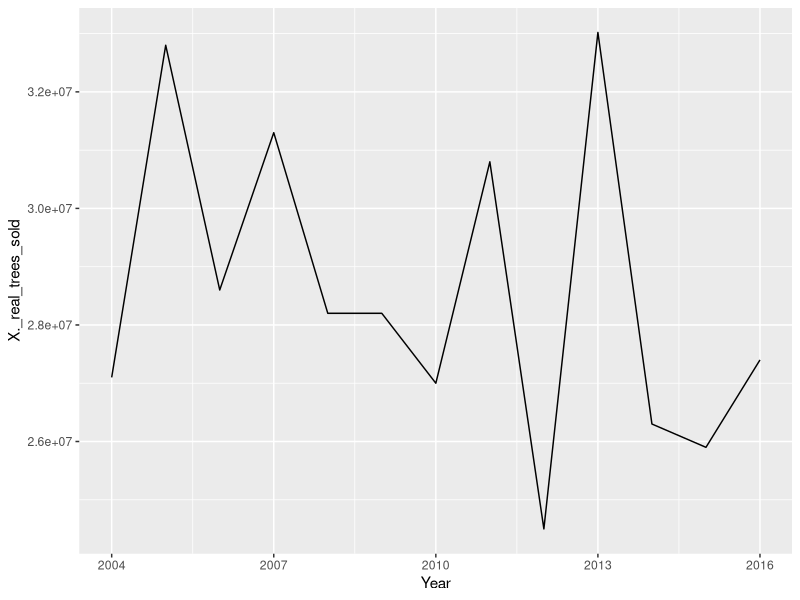
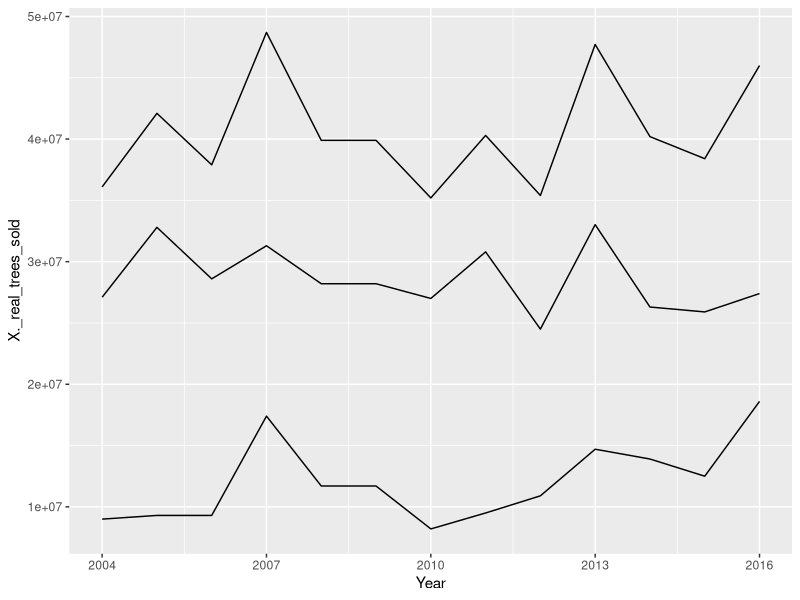
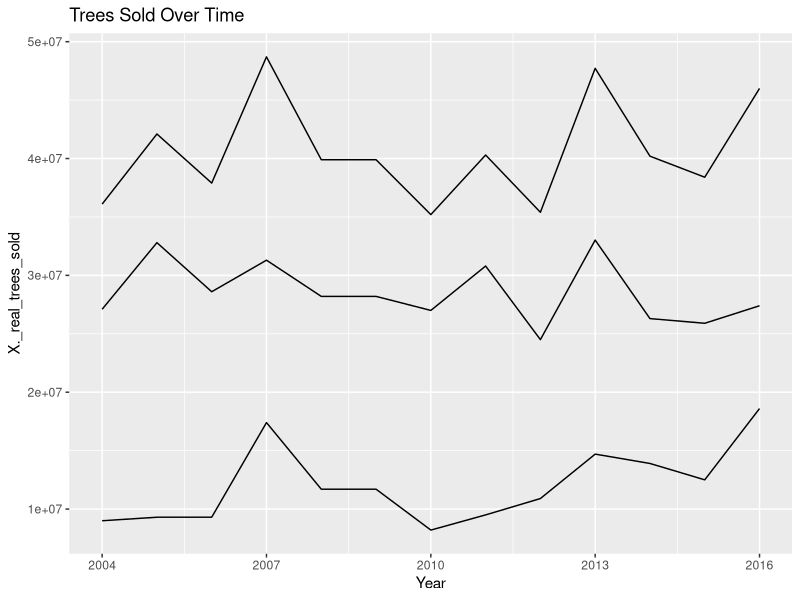
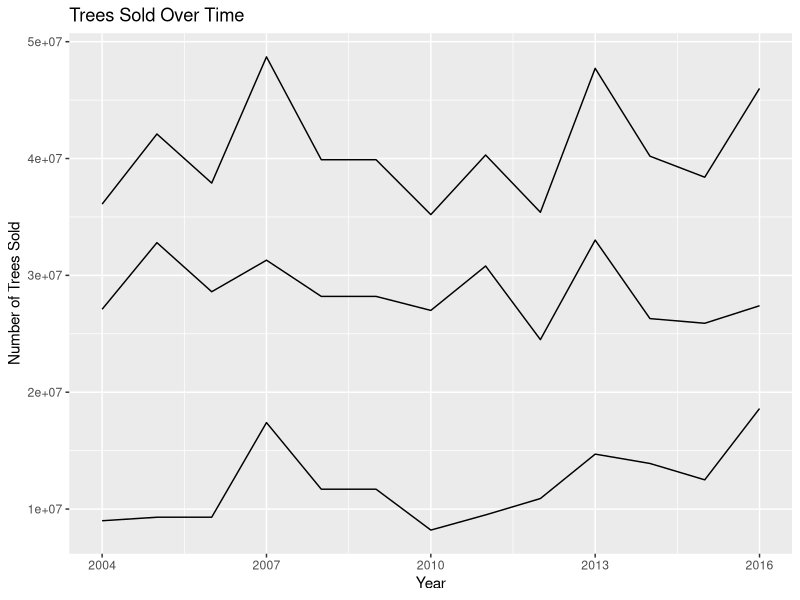
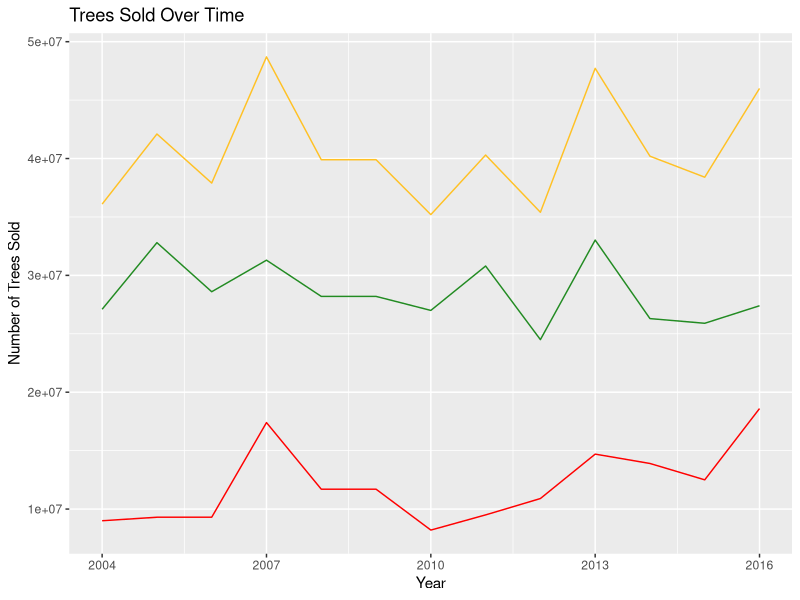
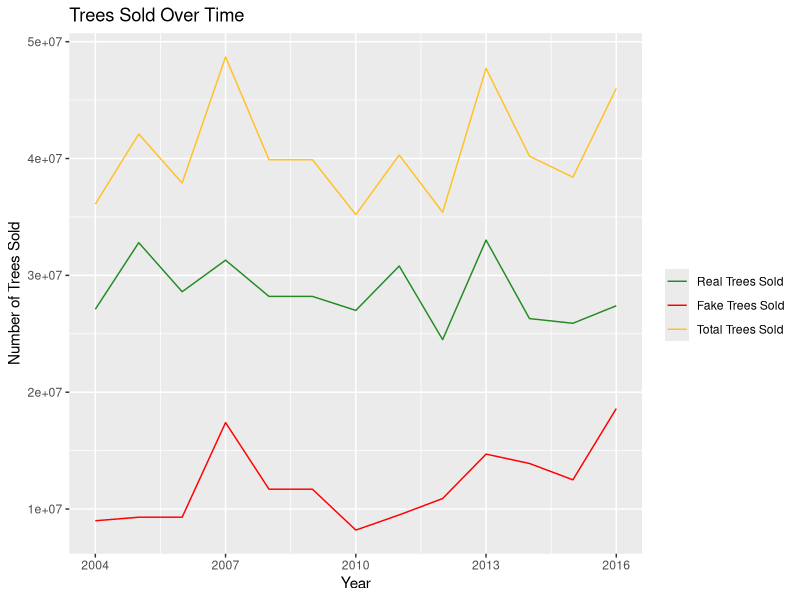

These figures' R source, in order: (Note: this script raises an error after producing the figures.)
# Install Packages
install.packages("dplyr")
install.packages("tidyverse")
install.packages("ggplot2")
install.packages("readr")
install.packages("gridextra")
install.packages("rmarkdown")

# Libraries
library(dplyr)
library(tidyverse)
library(ggplot2)
library(readr)
library(gridExtra)
library(rmarkdown)

Tree_Data <- read.csv("Christmas_Tree.csv") # Loading Tree Data

## Simple Line Chart
ggplot(Tree_Data, aes(x=Year, y=X._real_trees_sold)) + # Year is on the X-axis, Real trees sold is on the y axis
  geom_line() # Makes it a line chart

## Line Chart with all three trakced
ggplot(Tree_Data, aes(x=Year)) +
  geom_line(aes(y = X._real_trees_sold)) +
  geom_line(aes(y = X._fake_trees_sold)) +
  geom_line(aes(y = total_trees_sold))

## Add a title
ggplot(Tree_Data, aes(x=Year)) +
  geom_line(aes(y = X._real_trees_sold)) + # Line for real trees sold
  geom_line(aes(y = X._fake_trees_sold)) + # Line for fake trees sold
  geom_line(aes(y = total_trees_sold)) + # Line for total trees sold
  ggtitle("Trees Sold Over Time") # Title

## Add x and y axis labels
ggplot(Tree_Data, aes(x=Year)) +
  geom_line(aes(y = X._real_trees_sold)) + # Line for real trees sold
  geom_line(aes(y = X._fake_trees_sold)) + # Line for fake trees sold
  geom_line(aes(y = total_trees_sold)) + # Line for total trees sold
  ggtitle("Trees Sold Over Time") + # Title
  labs(y = "Number of Trees Sold", x = "Year") # Y and x labels

## Adding Colors To The Lines
ggplot(Tree_Data, aes(x=Year)) +
  geom_line(aes(y = X._real_trees_sold), color = "forestgreen") + # Line for real trees sold, changing color
  geom_line(aes(y = X._fake_trees_sold), color = "red") + # Line for fake trees sold, changing color
  geom_line(aes(y = total_trees_sold), color = "goldenrod1") + # Line for total trees sold, changing color
  ggtitle("Trees Sold Over Time") + # Title
  labs(y = "Number of Trees Sold", x = "Year") # Y and x labels

## Adding a Legend

ggplot(Tree_Data, aes(x=Year)) +
  geom_line(aes(y = X._real_trees_sold, color = "Real Trees Sold")) + # Line for real trees sold, changing color
  geom_line(aes(y = X._fake_trees_sold, color = "Fake Trees Sold")) + # Line for fake trees sold, changing color
  geom_line(aes(y = total_trees_sold, color = "Total Trees Sold")) + # Line for total trees sold, changing color
  ggtitle("Trees Sold Over Time") + # Title
  scale_colour_manual("", breaks = c("Real Trees Sold", "Fake Trees Sold", "Total Trees Sold"), # Making the Legend
  values = c("forestgreen", "red", "goldenrod1")) + # Assigning colors to each of the lines
  labs(y = "Number of Trees Sold", x = "Year") # Y and x labels


# Connected Scatterplot




# Elf Data
Gift_Data <- read.csv("Gift_Data.csv")

ggplot(Elf_Data, aes(x=Year, y=Number_of_Presents_Sally_Got)) + # Year is on the X-axis, Real trees sold is on the y axis
  geom_line() # Makes it a line chart
